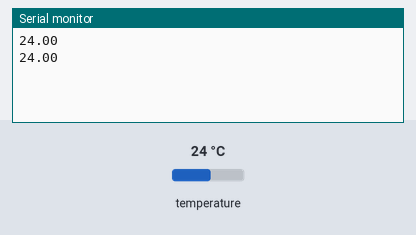
Simulated run of this sketch. Board: Arduino Uno, built with avr-gcc and run on an emulated ATmega328P. Shown: the last lines printed to the serial monitor. The inputs (shaded band) are chosen by the test bench; at power-on: temperature 24 °C.

Above: at 2.3 s.
2.4 s: temperature set to 12 °C
At 2.4 s:
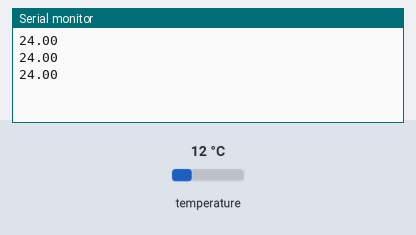
3.9 s: temperature set to 19 °C
At 4.5 s:
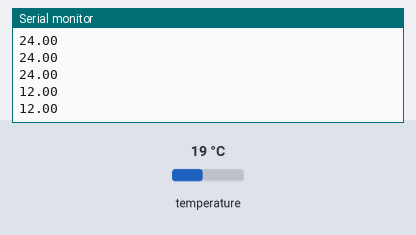
Timing chart, 0 to 6.9 s (numbered marks = the images above; inputs shaded):
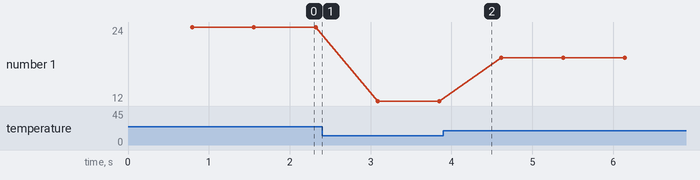

The sketch:

temperature.ino
```cpp
#include <OneWire.h> //Librairie du bus OneWire
// Sensor librarie
#include <DallasTemperature.h> //Librairie du capteur

// Bus One Wire Bus on the arduino pin 2
OneWire oneWire(2);
DallasTemperature sensors(&oneWire);
DeviceAddress sensorDeviceAddress;
const int debit = 9600;

void setup() {
 Serial.begin(debit);
 //Sensor activation
 sensors.begin();
 sensors.getAddress(sensorDeviceAddress, 0);
 // Resolutions: 9,10,11 or 12
 sensors.setResolution(sensorDeviceAddress, 12);
}

void loop() {
 sensors.requestTemperatures();
 // Sensor number 0
 Serial.println(sensors.getTempCByIndex(0));
}
```

Measured:
- plotted number 1: 24 → 12 after the input at 2.4 s, 12 → 19 after the input at 3.9 s
